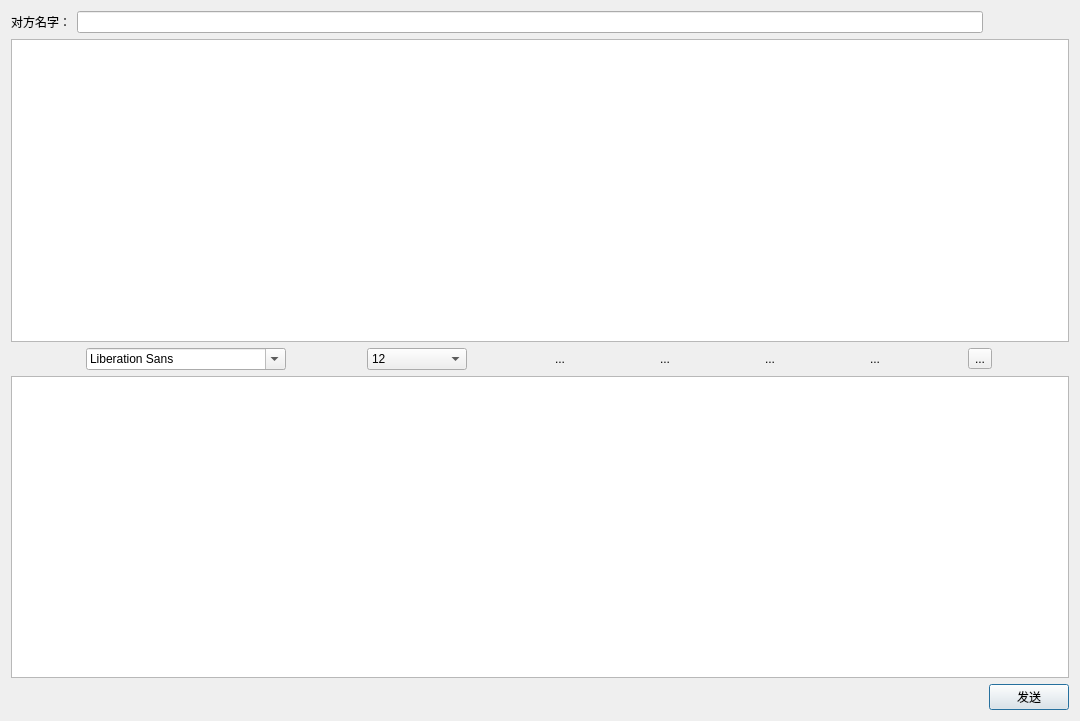
<?xml version="1.0" encoding="UTF-8"?>
<ui version="4.0">
 <class>PersonalDialog</class>
 <widget class="QDialog" name="PersonalDialog">
  <property name="geometry">
   <rect>
    <x>0</x>
    <y>0</y>
    <width>1080</width>
    <height>721</height>
   </rect>
  </property>
  <property name="windowTitle">
   <string>Dialog</string>
  </property>
  <layout class="QGridLayout" name="gridLayout">
   <item row="0" column="0">
    <widget class="QLabel" name="label">
     <property name="text">
      <string>对方名字：</string>
     </property>
    </widget>
   </item>
   <item row="0" column="1">
    <widget class="QLineEdit" name="lineEdit_name"/>
   </item>
   <item row="1" column="0" colspan="3">
    <widget class="QTextEdit" name="textEdit"/>
   </item>
   <item row="2" column="0" colspan="3">
    <layout class="QHBoxLayout" name="horizontalLayout">
     <item>
      <widget class="QFontComboBox" name="fontComboBox">
       <property name="maximumSize">
        <size>
         <width>200</width>
         <height>16777215</height>
        </size>
       </property>
      </widget>
     </item>
     <item>
      <widget class="QComboBox" name="comboBox">
       <property name="maximumSize">
        <size>
         <width>100</width>
         <height>16777215</height>
        </size>
       </property>
       <item>
        <property name="text">
         <string>12</string>
        </property>
       </item>
       <item>
        <property name="text">
         <string>13</string>
        </property>
       </item>
       <item>
        <property name="text">
         <string>14</string>
        </property>
       </item>
       <item>
        <property name="text">
         <string>15</string>
        </property>
       </item>
       <item>
        <property name="text">
         <string>16</string>
        </property>
       </item>
       <item>
        <property name="text">
         <string>17</string>
        </property>
       </item>
       <item>
        <property name="text">
         <string>18</string>
        </property>
       </item>
       <item>
        <property name="text">
         <string>10</string>
        </property>
       </item>
       <item>
        <property name="text">
         <string>9</string>
        </property>
       </item>
      </widget>
     </item>
     <item>
      <widget class="QToolButton" name="toolButton">
       <property name="styleSheet">
        <string notr="true">border-image: url(:/image/bold.png);</string>
       </property>
       <property name="text">
        <string>...</string>
       </property>
       <property name="icon">
        <iconset>
         <normaloff>image/bold_copy.png</normaloff>image/bold_copy.png</iconset>
       </property>
       <property name="iconSize">
        <size>
         <width>20</width>
         <height>20</height>
        </size>
       </property>
       <property name="checkable">
        <bool>true</bool>
       </property>
       <property name="autoRaise">
        <bool>true</bool>
       </property>
      </widget>
     </item>
     <item>
      <widget class="QToolButton" name="toolButton_2">
       <property name="styleSheet">
        <string notr="true">border-image: url(:/image/tilt.png);</string>
       </property>
       <property name="text">
        <string>...</string>
       </property>
       <property name="icon">
        <iconset>
         <normaloff>image/tilt.png</normaloff>image/tilt.png</iconset>
       </property>
       <property name="iconSize">
        <size>
         <width>20</width>
         <height>20</height>
        </size>
       </property>
       <property name="checkable">
        <bool>true</bool>
       </property>
       <property name="autoRaise">
        <bool>true</bool>
       </property>
      </widget>
     </item>
     <item>
      <widget class="QToolButton" name="toolButton_3">
       <property name="styleSheet">
        <string notr="true">border-image: url(:/image/Underline.png);</string>
       </property>
       <property name="text">
        <string>...</string>
       </property>
       <property name="icon">
        <iconset>
         <normaloff>image/Underline.png</normaloff>image/Underline.png</iconset>
       </property>
       <property name="iconSize">
        <size>
         <width>20</width>
         <height>20</height>
        </size>
       </property>
       <property name="checkable">
        <bool>true</bool>
       </property>
       <property name="autoRaise">
        <bool>true</bool>
       </property>
      </widget>
     </item>
     <item>
      <widget class="QToolButton" name="toolButton_4">
       <property name="styleSheet">
        <string notr="true">border-image: url(:/image/color.png);</string>
       </property>
       <property name="text">
        <string>...</string>
       </property>
       <property name="icon">
        <iconset>
         <normaloff>image/color.png</normaloff>image/color.png</iconset>
       </property>
       <property name="iconSize">
        <size>
         <width>20</width>
         <height>20</height>
        </size>
       </property>
       <property name="checkable">
        <bool>true</bool>
       </property>
       <property name="autoRaise">
        <bool>true</bool>
       </property>
      </widget>
     </item>
     <item>
      <widget class="QToolButton" name="toolButton_5">
       <property name="styleSheet">
        <string notr="true">border-image: url(:/image/table.png);</string>
       </property>
       <property name="text">
        <string>...</string>
       </property>
       <property name="icon">
        <iconset>
         <normaloff>image/table.png</normaloff>image/table.png</iconset>
       </property>
       <property name="iconSize">
        <size>
         <width>20</width>
         <height>20</height>
        </size>
       </property>
      </widget>
     </item>
    </layout>
   </item>
   <item row="3" column="0" colspan="3">
    <widget class="QTextEdit" name="textEdit_2"/>
   </item>
   <item row="4" column="2">
    <widget class="QPushButton" name="pushButton_send">
     <property name="maximumSize">
      <size>
       <width>100</width>
       <height>16777215</height>
      </size>
     </property>
     <property name="text">
      <string>发送</string>
     </property>
    </widget>
   </item>
  </layout>
 </widget>
 <resources/>
 <connections/>
</ui>
